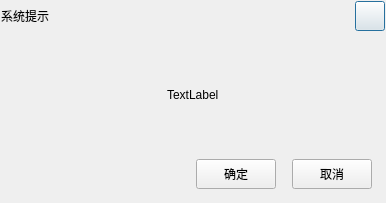
<?xml version="1.0" encoding="UTF-8"?>
<ui version="4.0">
 <class>CustomizeMessageBoxWithReturnValueDialog</class>
 <widget class="QDialog" name="CustomizeMessageBoxWithReturnValueDialog">
  <property name="geometry">
   <rect>
    <x>0</x>
    <y>0</y>
    <width>386</width>
    <height>203</height>
   </rect>
  </property>
  <property name="minimumSize">
   <size>
    <width>160</width>
    <height>120</height>
   </size>
  </property>
  <property name="maximumSize">
   <size>
    <width>400</width>
    <height>300</height>
   </size>
  </property>
  <property name="windowTitle">
   <string>Dialog</string>
  </property>
  <widget class="QWidget" name="">
   <property name="geometry">
    <rect>
     <x>1</x>
     <y>1</y>
     <width>384</width>
     <height>201</height>
    </rect>
   </property>
   <layout class="QVBoxLayout" name="verticalLayout">
    <item>
     <layout class="QHBoxLayout" name="horizontalLayout">
      <item>
       <widget class="QLabel" name="title_label">
        <property name="sizePolicy">
         <sizepolicy hsizetype="Fixed" vsizetype="Fixed">
          <horstretch>0</horstretch>
          <verstretch>0</verstretch>
         </sizepolicy>
        </property>
        <property name="minimumSize">
         <size>
          <width>100</width>
          <height>30</height>
         </size>
        </property>
        <property name="maximumSize">
         <size>
          <width>100</width>
          <height>30</height>
         </size>
        </property>
        <property name="text">
         <string>系统提示</string>
        </property>
       </widget>
      </item>
      <item>
       <spacer name="horizontalSpacer">
        <property name="orientation">
         <enum>Qt::Horizontal</enum>
        </property>
        <property name="sizeHint" stdset="0">
         <size>
          <width>40</width>
          <height>20</height>
         </size>
        </property>
       </spacer>
      </item>
      <item>
       <widget class="CustomizeClosePushButton" name="close_push_button">
        <property name="sizePolicy">
         <sizepolicy hsizetype="Fixed" vsizetype="Fixed">
          <horstretch>0</horstretch>
          <verstretch>0</verstretch>
         </sizepolicy>
        </property>
        <property name="minimumSize">
         <size>
          <width>30</width>
          <height>30</height>
         </size>
        </property>
        <property name="maximumSize">
         <size>
          <width>30</width>
          <height>30</height>
         </size>
        </property>
        <property name="text">
         <string/>
        </property>
       </widget>
      </item>
     </layout>
    </item>
    <item>
     <spacer name="verticalSpacer">
      <property name="orientation">
       <enum>Qt::Vertical</enum>
      </property>
      <property name="sizeHint" stdset="0">
       <size>
        <width>20</width>
        <height>30</height>
       </size>
      </property>
     </spacer>
    </item>
    <item>
     <layout class="QHBoxLayout" name="horizontalLayout_2">
      <item>
       <spacer name="horizontalSpacer_2">
        <property name="orientation">
         <enum>Qt::Horizontal</enum>
        </property>
        <property name="sizeHint" stdset="0">
         <size>
          <width>108</width>
          <height>20</height>
         </size>
        </property>
       </spacer>
      </item>
      <item>
       <widget class="QLabel" name="content_label">
        <property name="minimumSize">
         <size>
          <width>0</width>
          <height>30</height>
         </size>
        </property>
        <property name="maximumSize">
         <size>
          <width>16777215</width>
          <height>30</height>
         </size>
        </property>
        <property name="text">
         <string>TextLabel</string>
        </property>
       </widget>
      </item>
      <item>
       <spacer name="horizontalSpacer_3">
        <property name="orientation">
         <enum>Qt::Horizontal</enum>
        </property>
        <property name="sizeHint" stdset="0">
         <size>
          <width>108</width>
          <height>20</height>
         </size>
        </property>
       </spacer>
      </item>
     </layout>
    </item>
    <item>
     <spacer name="verticalSpacer_3">
      <property name="orientation">
       <enum>Qt::Vertical</enum>
      </property>
      <property name="sizeHint" stdset="0">
       <size>
        <width>30</width>
        <height>30</height>
       </size>
      </property>
     </spacer>
    </item>
    <item>
     <layout class="QHBoxLayout" name="horizontalLayout_3">
      <item>
       <spacer name="horizontalSpacer_4">
        <property name="orientation">
         <enum>Qt::Horizontal</enum>
        </property>
        <property name="sizeHint" stdset="0">
         <size>
          <width>158</width>
          <height>20</height>
         </size>
        </property>
       </spacer>
      </item>
      <item>
       <widget class="CustomizeNormalPushButton" name="ok_push_button">
        <property name="sizePolicy">
         <sizepolicy hsizetype="Fixed" vsizetype="Fixed">
          <horstretch>0</horstretch>
          <verstretch>0</verstretch>
         </sizepolicy>
        </property>
        <property name="minimumSize">
         <size>
          <width>80</width>
          <height>30</height>
         </size>
        </property>
        <property name="maximumSize">
         <size>
          <width>80</width>
          <height>30</height>
         </size>
        </property>
        <property name="text">
         <string>确定</string>
        </property>
       </widget>
      </item>
      <item>
       <spacer name="horizontalSpacer_6">
        <property name="orientation">
         <enum>Qt::Horizontal</enum>
        </property>
        <property name="sizeType">
         <enum>QSizePolicy::Fixed</enum>
        </property>
        <property name="sizeHint" stdset="0">
         <size>
          <width>10</width>
          <height>20</height>
         </size>
        </property>
       </spacer>
      </item>
      <item>
       <widget class="CustomizeNormalPushButton" name="cancel_push_button">
        <property name="sizePolicy">
         <sizepolicy hsizetype="Fixed" vsizetype="Fixed">
          <horstretch>0</horstretch>
          <verstretch>0</verstretch>
         </sizepolicy>
        </property>
        <property name="minimumSize">
         <size>
          <width>80</width>
          <height>30</height>
         </size>
        </property>
        <property name="maximumSize">
         <size>
          <width>80</width>
          <height>30</height>
         </size>
        </property>
        <property name="text">
         <string>取消</string>
        </property>
       </widget>
      </item>
      <item>
       <spacer name="horizontalSpacer_5">
        <property name="orientation">
         <enum>Qt::Horizontal</enum>
        </property>
        <property name="sizeType">
         <enum>QSizePolicy::Fixed</enum>
        </property>
        <property name="sizeHint" stdset="0">
         <size>
          <width>13</width>
          <height>20</height>
         </size>
        </property>
       </spacer>
      </item>
     </layout>
    </item>
    <item>
     <spacer name="verticalSpacer_2">
      <property name="orientation">
       <enum>Qt::Vertical</enum>
      </property>
      <property name="sizeType">
       <enum>QSizePolicy::Fixed</enum>
      </property>
      <property name="sizeHint" stdset="0">
       <size>
        <width>20</width>
        <height>13</height>
       </size>
      </property>
     </spacer>
    </item>
   </layout>
  </widget>
 </widget>
 <customwidgets>
  <customwidget>
   <class>CustomizeNormalPushButton</class>
   <extends>QPushButton</extends>
   <header location="global">customize_ui/customizenormalpushbutton.h</header>
  </customwidget>
  <customwidget>
   <class>CustomizeClosePushButton</class>
   <extends>QPushButton</extends>
   <header location="global">customize_ui/customizeclosepushbutton.h</header>
  </customwidget>
 </customwidgets>
 <resources/>
 <connections/>
</ui>
